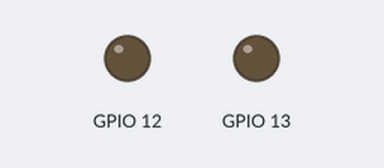
A sketch run on a simulated ESP8266 (NodeMCU). Parts: output pins drawn as LEDs (lit = HIGH). WiFi joins after 1.5 s; servers stay silent unless stated; uploads are accepted with an empty reply; what the sketch prints to the serial monitor is not drawn.

Above: at 3.2 s.
Timing chart, 0 to 65.5 s (numbered marks = the images above):
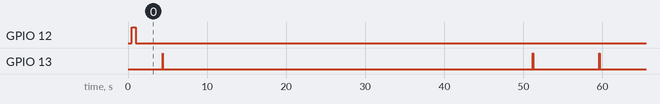

The sketch:

P1_ESP8266_RW.ino
```cpp
#define VERSION F("1.1.0 ")
/*
   EXPLANATION
   This code read json file from domoticz ip and send the data to a web url.
   The web url imports the data into a DB.
   Credentials.h holds all the settings, the main .ino, the logica code.
   DSMR 5.0 P1 has eight active sensor readings (IDX), Gas, Power, Line voltage,Line usage, line delivery.
   Starts with reading the gas data and then other power IDX.
   Ends with the power data!
   Important because these holds all the power data.
   Only gas and full power data will be send to the url!
   EzOutput is used for the led status.
   Flash Green = send to url
   Blinking Blue = connecting to wifi
   Blinking Red = reconnecting wifi, after five attempts the esp reboots.
   WEBSERVICES
   Three services are prsent.
   on a webbrowser you go tto the ip  of the ESP.
   For example 192.168.0.203, that is a control screen
   adding one of the follow:
    /webserial  => shows last url string that was posted
    /update  => OTA firmware update possibility.
*/

/*
  To Do:
** Data import direct in Mysql DB, not by url page.
*/

#include <ESP8266WiFi.h>
#include <ESP8266HTTPClient.h>
#include <ezOutput.h> // ezOutput library
#include <ESPAsyncWebServer.h>  // webserial
#include <ESPAsyncTCP.h> // easyOTA
#include <AsyncElegantOTA.h> // easyOTA
#include <WebSerial.h>  // webserial
AsyncWebServer server(80);  // web port
#include "Credentials.h"  // settings
#include <ArduinoJson.h>

void setup() {

  // initialize the digital pin as an output.
  ledconnect.blink(500, 250); // 500 milliseconds ON, 250 milliseconds OFF wifi connection led
  Serial.begin(115200);
  Serial.println();
  Serial.println();
  Serial.println();

  WiFi.begin(ssid, pass);
  while (WiFi.status() != WL_CONNECTED) {
    delay(500);
    ledconnect.loop();  // blinking wifi status led
    Serial.print(".");
  }
  Serial.println("");
  Serial.print("Connected! IP address: ");
  Serial.println(WiFi.localIP());
  ledconnect.low(); // stop blinking wifi status led

  WebSerial.begin(&server);  // starting webserial service
  WebSerial.msgCallback(callback);
  server.on("/", HTTP_GET, [](AsyncWebServerRequest * request) {
    request->send(200, "text/plain", "Hi! ESP8266 runs P1 - Domotics webservice.");
  });

  AsyncElegantOTA.begin(&server);    // Start ElegantOTA
  server.begin();
  Serial.println("HTTP server started");
  Serial.print('\n');

  WiFi.setAutoReconnect(true);
  WiFi.persistent(true);
  delay(500);
}

void loop() {
  // wait for WiFi connection
  if ((WiFi.status() == WL_CONNECTED)) {
    cnt = 5;  // attempts wifi reconnecting

    WiFiClient client;
    HTTPClient http;

    // Send request
    http.useHTTP10(true);
    String adddata = ("http://192.168.0.136:8855/json.htm?type=devices&rid=");  // url to connect domoticz API
    adddata += IDXID;  // add domoticz IDX of sensor, changes after every loop

    http.begin(client, adddata); // get data from the domoticz API
    int httpCode = http.GET();

    // Allocate the JSON document
    // Use arduinojson.org/v6/assistant to compute the capacity.
    StaticJsonDocument <1782> doc;
    if (httpCode > 0) {
      // Get the request response payload
      String payload = http.getString();
      //Parsing
      deserializeJson(doc, payload);
      JsonObject result_0 = doc["result"][0];  // json object holds the API data

      // parameters
      String Counter = result_0["Counter"]; // Counter of meter (elec)
      String CounterDeliv = result_0["CounterDeliv"]; // Counter delivery of meter (elec)
      String CounterDelivToday = result_0["CounterDelivToday"]; // Counter delivery today of meter (elec)
      String CounterToday = result_0["CounterToday"]; // Counter today of meter (elec)
      String Huidigverbruik = result_0["Usage"]; // actual consumption, string combines integer with string
      String Huidiglevering = result_0["UsageDeliv"]; // actual consumption, string combines integer with string
      const char* idx = result_0["idx"]; // idx sensor (power, gas)
      String result_0_Data = result_0["Data"]; // complete dataset
      String DateTime = result_0["LastUpdate"]; // Last update data
      String Name = result_0["Name"]; // Sensor name, Power of Gas

      // split json string object and converse to integer, without the string Watt
      if ( IDXID == IDXIDpower) {

        int index = Huidigverbruik.indexOf('W');
        int index1 = Huidiglevering.indexOf('W');

        intHuidigverbruik = Huidigverbruik.substring(0, index).toInt();
        intHuidiglevering = Huidiglevering.substring(0, index1).toInt();

        // split json string object and converse to integer, without the string Watt
        int i1 = result_0_Data.indexOf(';');
        int i2 = result_0_Data.indexOf(';', i1 + 1);
        int i3 = result_0_Data.indexOf(';', i2 + 1);
        int i4 = result_0_Data.indexOf(';', i3 + 1);
        // converse to float and store
        Hoogtarief = result_0_Data.substring(0, i1).toFloat() / 1000;
        Laagtarief = result_0_Data.substring(i1 + 1, i2).toFloat() / 1000;
        Teruglaag = result_0_Data.substring(i1 + 1, i2).toFloat() / 1000;
        Terughoog = result_0_Data.substring(i3 + 1, i4).toFloat() / 1000;
      }

      // if sensor is gas, then reset variables
      if ( IDXID == IDXIDgas) {
        ResetV();
      }

      if ( IDXID == IDXIDpowerL1) {
        int index4 = result_0_Data.indexOf('V'); // L1
        L1 = result_0_Data.substring(0, index4).toFloat();
      }

      if ( IDXID == IDXIDpowerL3) {
        int index5 = result_0_Data.indexOf('V'); // L3
        L3 = result_0_Data.substring(0, index5).toFloat();
      }

      if ( IDXID == IDXIDpowerU1) {
        int index2 = result_0_Data.indexOf('W'); // PU1
        PU1 = result_0_Data.substring(0, index2).toInt();
      }

      if ( IDXID == IDXIDpowerU3) {
        int index2 = result_0_Data.indexOf('W'); // PU1
        PU3 = result_0_Data.substring(0, index2).toInt();
      }

      if ( IDXID == IDXIDpowerD1) {
        int index3 = result_0_Data.indexOf('W'); // PD3
        PD1 = result_0_Data.substring(0, index3).toInt();
      }

      if ( IDXID == IDXIDpowerD3) {
        int index3 = result_0_Data.indexOf('W'); // PD3
        PD3 = result_0_Data.substring(0, index3).toInt();
      }

      // end split

      String buff = result_0_Data;

      // check if webpage is reachable
      const int httpPort = 80;
      if (!client.connect(host, httpPort)) {
        Serial.println("connection failed");
        return;
      }

      ////////////////  create sending url  //////////////////////////
      url = directory;  // see defination in Credentials.h
      url += "?Counter=";
      url += Counter;
      url += "&CounterDeliv=";
      url += CounterDeliv;
      url += "&CounterDelivToday=";
      url += CounterDelivToday.substring(0, 5);
      url += "&CounterToday=";
      url += CounterToday.substring(0, 5);
      url += "&idx=";
      url += idx;
      url += "&Hoogtarief=";
      url += Hoogtarief;
      url += "&Laagtarief=";
      url += Laagtarief;
      url += "&Teruglaag=";
      url += Teruglaag;
      url += "&Terughoog=";
      url += Terughoog;
      url += "&Huidigverbruik=";
      url += intHuidigverbruik;
      url += "&Huidiglevering=";
      url += intHuidiglevering;
      url += "&L1=";
      url += L1;
      url += "&L3=";
      url += L3;
      url += "&powerLU1=";
      url += PU1;  // need to change in php
      url += "&powerLU3=";
      url += PU3;  // need to change in php
      url += "&powerLD1=";
      url += PD1; // need to change in php
      url += "&powerLD3=";
      url += PD3; // need to change in php
      url += "&Name=";
      url += Name;
      url += "&SecCode=";
      url += SecCode;

      //for sending url testing only!
      // Serial.print("Requesting URL: ");
      // Serial.println(TESTurl);

      // when IDX, domoticz sensor is readed then change IDX for next sensor reading
      if (nowstatus == 8) {
        nowstatus = 0;
        IDXID = IDXIDpowerL1; //  Voltage on line 1
      }

      if (nowstatus == 7) {
        nowstatus = 8;
        IDXID = IDXIDgas; //  Gas data
        // print Power values for visual check, not needed in pratice
        /*
          Serial.print("Data: ");
          Serial.println(result_0_Data);
          Serial.println("-----------------------------");
          Serial.print("Counter: "); // Counter of meter (elec)
          Serial.println(Counter);
          Serial.print("CounterDeliv: "); // Counter delivery of meter (elec)
          Serial.println(CounterDeliv);
          Serial.print("CounterDelivToday: "); // Counter delivery today of meter (elec)
          Serial.println(CounterDelivToday.substring(0, 5));
          Serial.print("CounterToday: "); // Counter today of meter (elec)
          Serial.println(CounterToday.substring(0, 5));
          Serial.print("idx: "); // idx sensor (elec)
          Serial.println(idx);
          Serial.print("Hoogtarief: "); // 1
          Serial.println(Hoogtarief);
          Serial.print("Laagtarief: ");  //2
          Serial.println(Laagtarief);
          Serial.print("Teruglaag: ");  //3
          Serial.println(Teruglaag);
          Serial.print("Terughoog: ");  //4
          Serial.println(Terughoog);
          Serial.print("Huidigverbruik: ");  //5
          Serial.println(intHuidigverbruik);
          Serial.print("Huidiglevering: ");  //6
          Serial.println(intHuidiglevering);
          Serial.print("Voltage L1: ");  //7
          Serial.println(L1);
          Serial.print("Voltage L3: ");  //8
          Serial.println(L3);
          Serial.print("Usage L1: ");  //9
          Serial.println(PU1);
          Serial.print("Usage L3: ");  //10
          Serial.println(PU3);
          Serial.print("Delivery L1: ");  //11
          Serial.println(PD1);
          Serial.print("Delivery L3: ");  //12
          Serial.println(PD3);
          Serial.print("Last Update: "); // last update data
          Serial.println(DateTime);
          Serial.print("Name: ");  // name sensor
          Serial.println(Name);
          Serial.println("-----------------------------");
        */
        delay(2000);
        //
        // Serial.print("Requesting URL: ") // uncomment for check
        ledsend.high();  // blink sending led
        WebSerial.print("Last Update: "); // last update data
        WebSerial.println(DateTime);
        WebSerial.println(url); // This will send the request to the server
        // Serial.println(url); // This will send the request to the server // uncomment for check
        client.print(String("GET ") + url + " HTTP/1.1\r\n" + "Host: " + host + "\r\n" + "Connection: close\r\n\r\n"); // send to url, disabled for testing code
        delay(10);  // for stability
      }

      // IMPORTANT!! Start with GAS ends with POWER!!!!
      if (nowstatus == 6) {
        nowstatus = 7;
        IDXID = IDXIDpower; // Complete power data
      }

      if (nowstatus == 5) {
        nowstatus = 6;
        IDXID = IDXIDpowerD3; // Delivery on line 3
      }

      if (nowstatus == 4) {
        nowstatus = 5;
        IDXID = IDXIDpowerD1; // Delivery on line 1
      }

      if (nowstatus == 3) {
        nowstatus = 4;
        IDXID = IDXIDpowerU3; // Usage on line 3
      }

      if (nowstatus == 2) {
        nowstatus = 3;
        IDXID = IDXIDpowerU1; // Usage on line 1
      }

      if (nowstatus == 1) {
        nowstatus = 2;
        IDXID = IDXIDpowerL3; // Voltage on line 3
      }

      if (nowstatus == 0) {
        nowstatus = 1;
        IDXID = IDXIDpowerL1; // Voltage on line 1
        // print Gas values for visual check not needed in pratice
        /*
          Serial.print("Data: ");
          Serial.println(result_0_Data);
          Serial.println("-----------------------------");
          Serial.print("Counter: "); // Counter of meter (elec)
          Serial.println(Counter);
          Serial.print("CounterDeliv: "); // Counter delivery of meter (elec)
          Serial.println(CounterDeliv);
          Serial.print("CounterDelivToday: "); // Counter delivery today of meter (elec)
          Serial.println(CounterDelivToday.substring(0, 5));
          Serial.print("CounterToday: "); // Counter today of meter (elec)
          Serial.println(CounterToday.substring(0, 5));
          Serial.print("idx: "); // idx sensor (elec)
          Serial.println(idx);
          Serial.print("Hoogtarief: "); // 1
          Serial.println(Hoogtarief);
          Serial.print("Laagtarief: ");  //2
          Serial.println(Laagtarief);
          Serial.print("Teruglaag: ");  //3
          Serial.println(Teruglaag);
          Serial.print("Terughoog: ");  //4
          Serial.println(Terughoog);
          Serial.print("Huidigverbruik: ");  //5
          Serial.println(intHuidigverbruik);
          Serial.print("Huidiglevering: ");  //6
          Serial.println(intHuidiglevering);
          Serial.print("Voltage L1: ");  //7
          Serial.println(L1);
          Serial.print("Voltage L3: ");  //8
          Serial.println(L3);
          Serial.print("Usage L1: ");  //9
          Serial.println(PU1);
          Serial.print("Usage L3: ");  //10
          Serial.println(PU3);
          Serial.print("Delivery L1: ");  //11
          Serial.println(PD1);
          Serial.print("Delivery L3: ");  //12
          Serial.println(PD3);
          Serial.print("Last Update: "); // last update data
          Serial.println(DateTime);
          Serial.print("Name: ");  // name sensor
          Serial.println(Name);
          Serial.println("-----------------------------");
        */
        delay(2000);
        //
        // Serial.print("Requesting URL: "); // uncomment for check
        ledsend.high(); // blink sending led
        // Serial.println(url); // This will send the request to the server // uncomment for check
        WebSerial.print("Last Update: "); // last update data
        WebSerial.println(DateTime);
        WebSerial.println(url); // This will send the request to the server
        client.print(String("GET ") + url + " HTTP/1.1\r\n" + "Host: " + host + "\r\n" + "Connection: close\r\n\r\n"); // send to url, disabled for testing code
        delay(10);  // for stability
      }

      http.end(); // close connecting
      ledsend.low(); // end blink send led
    }
    /////
    delay(6000); // every +- 60 secs sending to url
  }

  // if not connect to wifi, then try to reconnect, 5 attamps the esp reboot
  else {
    Serial.println("failed!!! !");
    cnt--; // minus 1 for each attempt
    ledreboot.high();
    WiFi.reconnect(); // try to reconnect wifi
  }
  if (cnt == 0) {
    ledreboot.high();
    Serial.println("Reset..");
    ESP.restart(); // restart ESP after 5 attempts
  }
  //
}


//reset variables
void ResetV() {
  intHuidigverbruik = 0;
  intHuidiglevering = 0;
  Hoogtarief = 0.00;
  Laagtarief = 0.00;
  Teruglaag = 0.00;
  Terughoog = 0.00;
  L1 = 0.00;
  L3 = 0.00;
  PU1 = 0.00;
  PU3 = 0.00;
  PD1 = 0.00;
  PD3 = 0.00;
}

void callback(unsigned char* data, unsigned int length)
{
  data[length] = '\0';
  Serial.println((char*) data);  // print input of webserial to serial print
}
```

Credentials.h
```cpp
#ifndef Credentials_h
#define Credentials_h

char ssid[] = "********";        // your network SSID (name)
char pass[] = "********";        // your network password

const char* host = "********";  // webpage to send the data
const char* SecCode = "********";   // security key

const char* directory = "/Temp/addP1.php";  // website page for data posting

char user[]         = "********";        // MySQL user login username
char password[]     = "********";          // MySQL user login password

// string to test data import in website url
String TESTurl = "/Temp/addP1.php?Counter=111111.812&CounterDeliv=338.795&CounterDelivToday=2.71&CounterToday=9.04&idx=6&Hoogtarief=751659&Laagtarief=1005153&Teruglaag=282054&Terughoog=56741&Huidigverbruik=799&Huidiglevering=0&DateTime=2020-03-16%2019:57:54&Name=PowerZZ3";

// Domoticz sensor ID's
int IDXIDgas = 34;     // Gas
int IDXIDpower = 24;   // Elec
int IDXIDpowerL1 = 25; // Voltage line 1
int IDXIDpowerL3 = 27; // Voltage line 3
int IDXIDpowerU1 = 28; // usage on line 1
int IDXIDpowerU3 = 30; // usage on line 3
int IDXIDpowerD1 = 31; // delivery on line 1
int IDXIDpowerD3 = 33; // delivery on line 3

// blink times and pin Led ID's
ezOutput ledconnect(12);  // D6 blue create ezOutput object that attach to pin 7;
ezOutput ledsend(13);  // D7 green create ezOutput object that attach to pin 8;
ezOutput ledreboot(15);  // D8 red create ezOutput object that attach to pin 9;

// variables
float Hoogtarief, Laagtarief, Teruglaag, Terughoog;
String DateTime, Name;

int IDXID = IDXIDgas;  // starting with gas data
int nowstatus = 0;     // starting with gas data

int cnt = 5; // wifi connection attempts and then reboot esp

float L1, L3;  // voltage lines
int PU1, PU3;  // usage lines
int PD1 , PD3; // delivery lines
int intHuidigverbruik = 0;  // needed for converse string into integer
int intHuidiglevering = 0; // needed for converse string into integer

String url;  // data url string to post

#endif    //Credentials_h
```

Measured:
- by itself, GPIO 13: repeats every 55.2 s: LOW 46.8 s, HIGH 0.01 s, LOW 8.4 s, HIGH 0.01 s
- by itself, everything shown: repeats every 55.2 s, in 4 steps
